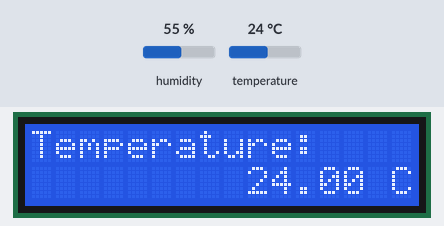
Simulated run of this sketch. Board: Arduino Uno, built with avr-gcc and run on an emulated ATmega328P. Shown: 16×2 character LCD. Inputs (shaded band) come from the test bench; at power-on: humidity 55 %, temperature 24 °C.

Above: at 1.2 s.
1.3 s: humidity set to 22 %
At 10.0 s:
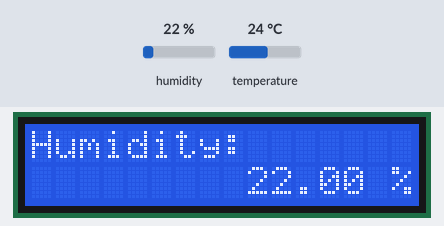
10.9 s: temperature set to 12 °C
At 13.4 s:
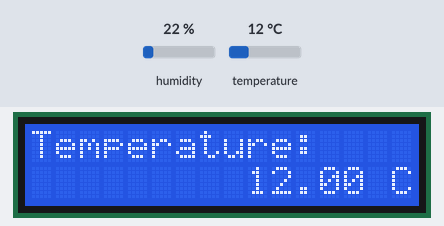
17.9 s: humidity set to 40 %
At 23.1 s:
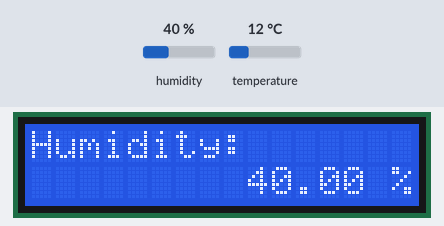
26.3 s: temperature set to 19 °C
At 32.5 s:
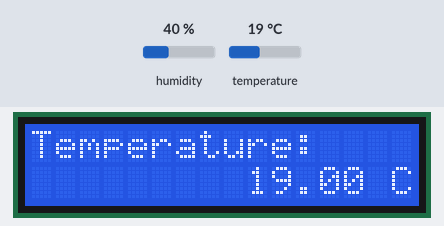
Timing chart, 0 to 34.0 s (numbered marks = the images above; inputs shaded):
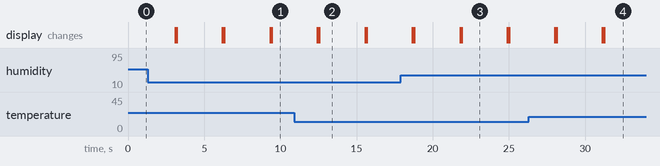

The sketch:

32._Temperature_and_humidity_on_LCD.ino
```cpp
#include <LiquidCrystal.h>
#include <DHT.h>
#define Type DHT11

int rs=7;
int en=8;
int d4=9;
int d5=10;
int d6=11;
int d7=12;

int sensePin=2;
float humidity;
float tempC;

LiquidCrystal lcd(rs,en,d4,d5,d6,d7);
DHT sensor(sensePin,Type);

int dt=3000;
int dt2=100;
void setup() {
  // put your setup code here, to run once:
lcd.begin(16,2);
sensor.begin();
Serial.begin(9600);
}

void loop() {
  // put your main code here, to run repeatedly:
humidity=sensor.readHumidity();
tempC=sensor.readTemperature();
lcd.setCursor(0,0);
lcd.print("Temperature: ");
lcd.setCursor(9,1);
lcd.print(tempC);
lcd.print(" C");
delay(dt);
lcd.clear();
delay(dt2);

lcd.setCursor(0,0);
lcd.print("Humidity: ");
lcd.setCursor(9,1);
lcd.print(humidity);
lcd.print(" %");
delay(dt);
lcd.clear();
delay(dt2);
}
```

Measured:
- what the display in image 2 shows lasts 3.0 s, from 12.6 s to 15.6 s
